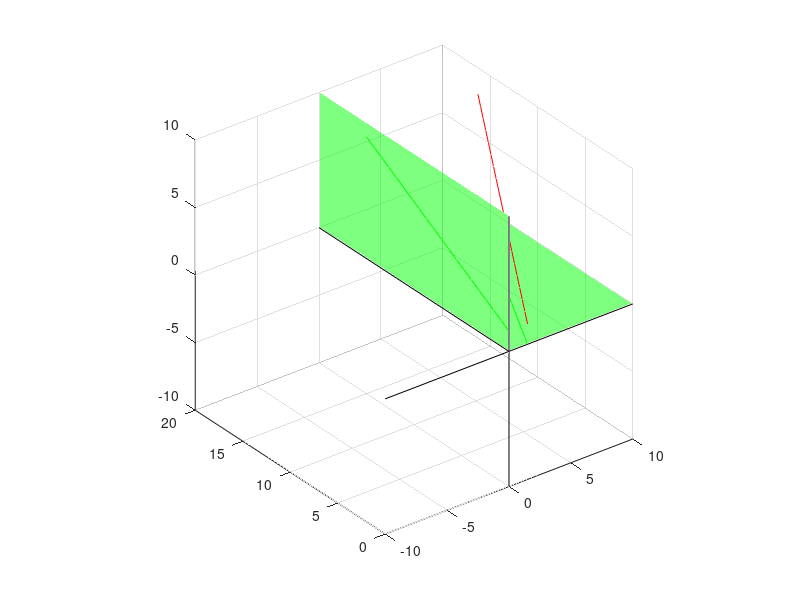

Write the MATLAB code that produced this figure. (Note: this script raises an error after producing the figure.)

clf
limits = [-10 10];
nul = [0 0];
plot3(limits, nul, nul, 'k');
hold on; grid on; box off;
plot3(nul, [0 20], nul, 'k');
plot3(nul, nul, limits, 'k');

size = [10 20 10];
origin = [0 0 0.02];
x=([0 1 1 0 0 0;1 1 0 0 1 1;1 1 0 0 1 1;0 1 1 0 0 0]-0.5)*size(1)+origin(1)+size(1)/2;
y=([0 0 1 1 0 0;0 1 1 0 0 0;0 1 1 0 1 1;0 0 1 1 1 1]-0.5)*size(2)+origin(2)+size(2)/2;
z=([0 0 0 0 0 1;0 0 0 0 0 1;1 1 1 1 0 1;1 1 1 1 0 1]-0.5)*size(3)+origin(3)+size(3)/2;
for i= [4 5]
    h=patch(x(:,i),y(:,i),z(:,i),'w');

    set(h,'LineStyle', 'none');
    set(h,'facecolor', 'g');
    set(h,'facealpha', 0.5);
end
% size = [2.5 2.5 2.5];
% origin = [0.0001 0 0];
% x=([0 1 1 0 0 0;1 1 0 0 1 1;1 1 0 0 1 1;0 1 1 0 0 0]-0.5)*size(1)+origin(1)+size(1)/2;
% y=([0 0 1 1 0 0;0 1 1 0 0 0;0 1 1 0 1 1;0 0 1 1 1 1]-0.5)*size(2)+origin(2)+size(2)/2;
% z=([0 0 0 0 0 1;0 0 0 0 0 1;1 1 1 1 0 1;1 1 1 1 0 1]-0.5)*size(3)+origin(3)+size(3)/2;
% for i=1:6
%     h=patch(x(:,i),y(:,i),z(:,i),'w');
%     hold on
%     set(h,'edgecolor','k')
%     set(h,'facecolor', 'w');
%     set(h,'facealpha', 0.8);
% end
axis('equal')
xlim(limits)
ylim([0 20])
zlim(limits)
a = 1.5;
b = 0.5;
n = 20;
s = linspace(0, 15, n);
% plot s
plot3(a+s*b, s, a+s*b, 'r')
plot3(a+s*b, s, zeros(n,1), 'g')
plot3(zeros(n,1), s, a+s*b, 'g')
% plot3(zeros(1,n), s, a+s*b)
set(gca, 'XTickLabels', [], 'YTickLabels', [], 'ZTickLabels', []);
text(12, 0, 0, 'x_1', 'fontsize', 22)
text(0, 20.5, 0.5, '\delta_i', 'fontsize', 22)
text(0, 0, 12, 'x_2', 'fontsize', 22)
text(a+s(end)*b, s(end), a+s(end)*b, 'a+\delta_ib', 'fontsize', 22, 'color', 'r');
view(42, 11)